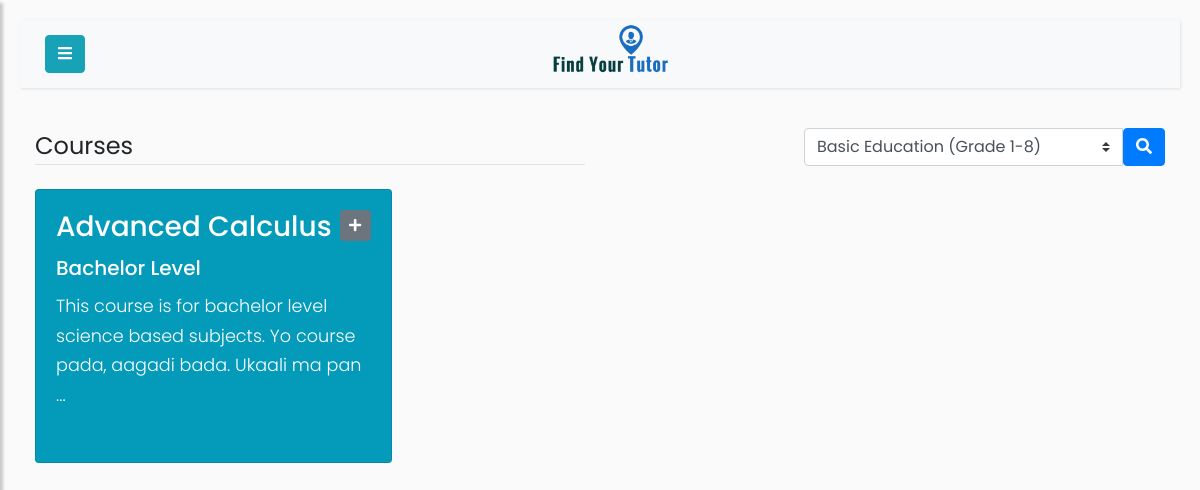
/courses (signed in), run on the app's committed database.
### app/models.py (models this page shows)
class Course(db.Model):
    id = db.Column(db.Integer, primary_key=True)
    course_title = db.Column(db.String(100), nullable=False)
    course_level = db.Column(db.String(100), nullable=False)
    course_description = db.Column(db.String(1000))
    mycourse = db.relationship('Mycourse', backref='Course', cascade="all, delete")

### app/routes.py (the view)
@app.route('/courses')
@login_required
def courses():
    educational_level = request.args.get('educational_level', None)
    if educational_level:
        courses = Course.query.filter_by(course_level=educational_level)
    else:
        courses = Course.query.all()
    user = User.query.filter_by(username=current_user.username).first()
    if is_tutor(user):
        user_obj = Tutor.query.filter_by(user_id=user.id).first()
    else:
        user_obj = Student.query.filter_by(user_id=user.id).first()
    return render_template('courses.html',profilepic=fetch_profile_pic(user_obj), courses=courses, user=user)

### app/models.py (called while the page is built)
@login_manager.user_loader
def load_user(id):
    return User.query.get(int(id))

### app/routes.py (called while the page is built)
def is_tutor(user):
    if user.role == 'tutor':
        return True
    elif user.role == 'student':
        return False
    elif user.role == 'admin':
        return False

def fetch_profile_pic(user_obj):
    try:
        pic_name_from_db = getattr(user_obj, 'profile_pic')
        picture_path = os.path.join(app.root_path, 'static/profile_pics')
        if pic_name_from_db in os.listdir(picture_path):
            profile_pic = url_for('static',filename='profile_pics/' + pic_name_from_db)
            return profile_pic
        return fetch_default_profile_pic(user_obj)
    except:
        return fetch_default_profile_pic(user_obj)

### app/templates/courses.html (shortened to what this page needs)
{% if user.role=='student' %}
    {% extends 'student.html' %}
{% else %}
    {% extends 'tutor.html' %}
{% endif %}
{% block content %}
    <div class="container-fluid">
        <div class='row'>
            <div class="col-md-6">
                <legend class="border-bottom mb-4 ">
                    Courses
                </legend>
            </div>
            <div class="col-md-6">
                <form action='' method="GET" style="float:right;">
                    <div class='input-group'>
                        <select class="custom-select" name="educational_level">
                            <option value='Basic Education(Grade 1-8)'>Basic Education (Grade 1-8)</option>
                        </select>
                        <span>
                            <button type="submit" class= "btn btn-primary" value="" >
                                <i class="fas fa-search" ></i>
                            </button>
                        </span>
                    </div>
                </form>
            </div>
        </div>
        <div class="row">
            {% for course in courses %}
                <div class="col-md-4">
                    <div class="card">
                        <div class="card-body">
                            <h3 class="card-title" >
                                <a href="{{url_for('courses_by_id', id=course.id)}}">
                                    {{ course.course_title }}
                                </a>
                                <a class="btn btn-secondary btn-sm " href="{{url_for('add_course',id=course.id)}}" style="float:right;">
                                    <i class="fas fa-plus"></i>
                                </a>
                            </h3>
                            <h5 class="card-title">
                                {{ course.course_level.title() }}
                            </h5>
                            <p class="card-text">
                                {% if course.course_description %}
                                    {% if course.course_description | length > 100 %}
                                        {{ course.course_description[:100] }} ...
                                    {% else %}
                                        {{ course.course_description }}
                                    {% endif %}
                                {% endif %}
                            </p>
                        </div>
                    </div>
                </div>
            {% endfor %}
        </div>
    </div>
{% endblock %}

### data on the page
Course: course_title "Advanced Calculus", course_level "Bachelor Level", course_description "This course is for bachelor level science based subjects. Yo course pada, aagadi bada. Ukaali ma pan"
